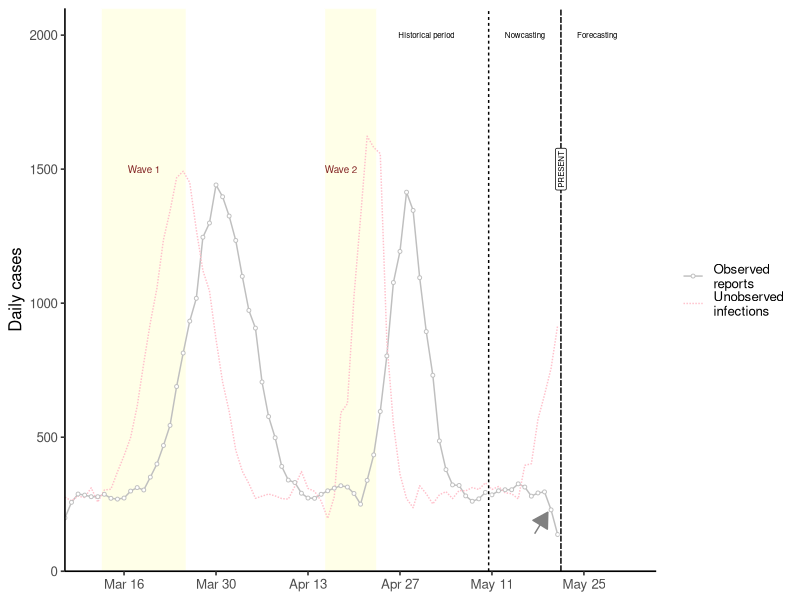
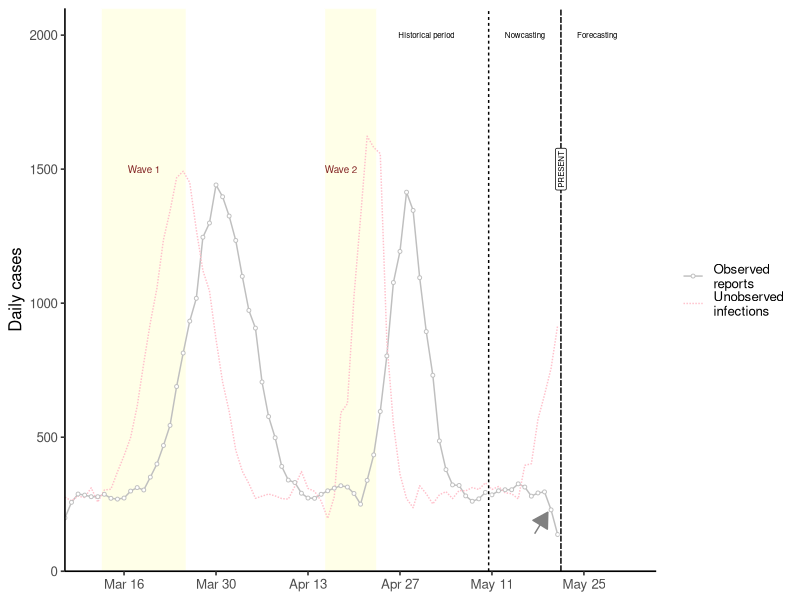

The R source for these figures, in order: (Note: this script raises an error after producing the figures.)
# Create incidence time-series for reports and infections

#
library(ggplot2)
library(ggpubr)
library(data.table)

# ////////////////////////////////////////////////////////////////////////////
# ----------------------------------------------------------------------------
# SIMULATE INFECTIONS
# ----------------------------------------------------------------------------
# ////////////////////////////////////////////////////////////////////////////

# create some infections data
create_linelist_data <- function() {
  set.seed(123)
  ## peak 1 - longer
  days      <- 1:100
  amplitude <- 0.55
  period    <- 100
  frequency <- 4
  sine_wave <- amplitude * sin(2 * pi * frequency * days / period)
  ## peak 2 - sharp
  days      <- 1:50
  amplitude <- 0.65
  period    <- 50
  frequency <- 4
  sine_wave2 <- amplitude * sin(2 * pi * frequency * days / period)
  ## peak 3 - longer
  new_ts    <- rev(c(sine_wave[1:25],
                     rep(sine_wave2[23], 10),
                     sine_wave2[12:23],
                     rep(sine_wave2[23], 10),
                     sine_wave[46:70],
                     rep(sine_wave[70], 10)))
  lambda    <- exp(new_ts[1:82]) * 1000 - 300

  cases     <- sapply(lambda, function(l) rpois(1, l + exp(rnorm(1, 0, 3))))
  ## a little splice
  cases[5:6] <- cases[1:2]
  cases[68:71] <- c(300, 312, 305, 330)
  cases[76] <- 270
  ##
  dt        <- seq.Date(from = '2020-03-01', length.out = length(cases))
  df        <- data.frame(date = dt, N = cases)
  df_l      <- lapply(1:nrow(df), function(i) rep(df$date[i], df$N[i]))
  df_c      <- do.call(c, df_l)
  df_r      <- data.table(data.frame(date = df_c))
  return(df_r)
}

linelist <- create_linelist_data()

# ////////////////////////////////////////////////////////////////////////////
# ----------------------------------------------------------------------------
# GENERATION TIME and SERIAL INTERVAL
# ----------------------------------------------------------------------------
# ////////////////////////////////////////////////////////////////////////////

## Has to start with 0 !
generation_interval_pmf <- c(
  0, 0.0610, 0.1540, 0.2198, 0.2178, 0.1536, 0.1122, 0.0486, 0.0224,
  0.0078, 0.0022, 0.0004, 0.0002
)

## ASSUME THAT SERIAL INTERVAL = GENERATION INTERVAL
serial_interval_pmf <- generation_interval_pmf

# ////////////////////////////////////////////////////////////////////////////
# ----------------------------------------------------------------------------
# DELAYS
# ----------------------------------------------------------------------------
# ////////////////////////////////////////////////////////////////////////////

# 1) Infection to taking a test
# this combines infection -> onset -> test
# has to start with 0 !
infect_to_test_pmf <- c(
  0, 0.0001, 0.0030, 0.1422, 0.2714, 0.2664,
  0.1832, 0.0846, 0.0340, 0.0136, 0.001, 0.0005
)

# 2) time from taking a test to it getting into a state database
# for consistency, make this also start with 0
reporting_delay_pmf <- c(
  0.3786, 0.3724, 0.1662, 0.0622, 0.017
)

# ////////////////////////////////////////////////////////////////////////////
# ----------------------------------------------------------------------------
# CONVOLVE TO INFECTIONS FROM REPORTS
# ----------------------------------------------------------------------------
# ////////////////////////////////////////////////////////////////////////////

set.seed(123)

total_delay <-
  # take a draw from this distribution
  sample(0:(length(infect_to_test_pmf) - 1),
         size = nrow(linelist),
         prob = infect_to_test_pmf, replace = TRUE) +
  # and this one
  sample(0:(length(reporting_delay_pmf) - 1),
         size = nrow(linelist),
         prob = reporting_delay_pmf, replace = TRUE)

D <- data.frame(i = 0:max(total_delay))
D$ct <- NA
for(i in 1:nrow(D)) {
  D$ct[i] <- length(which(total_delay == D$i[i]))
}
D$Px <- D$ct / sum(D$ct)
D
get_mean <- function(pmf, start) {
  weighted.mean(x = 0:(length(pmf) - 1), w = pmf)
}

## some error with seeding time here but
## i'll calculate it outside
w1 <- get_mean(generation_interval_pmf)
w2 <- get_mean(infect_to_test_pmf)
w3 <- get_mean(reporting_delay_pmf) + 1
seeding_time <- round(w1 + w2 + w3)

linelist$report_date <- linelist$date + total_delay

# ////////////////////////////////////////////////////////////////////////////
# ----------------------------------------------------------------------------
# AGGREGATE TO DAILY
# ----------------------------------------------------------------------------
# ////////////////////////////////////////////////////////////////////////////

#
infections_df <- linelist[, .N, by = date][order(date)]
reports_df <- linelist[, .N, by = report_date][order(report_date)]

#
setnames(reports_df, 'report_date', 'date')

#
reports_df$type <- 'Observed\nreports'
infections_df$type <- 'Unobserved\ninfections'

#
burn_in <- 6
reports_df <- subset(reports_df,
                     date >= min(infections_df$date) + burn_in &
                     date <= max(infections_df$date))

infections_df <- subset(infections_df,
                     date >= min(infections_df$date) + burn_in)

# ////////////////////////////////////////////////////////////////////////////
# ----------------------------------------------------------------------------
# ADD RIGHT TRUNCATION TO DATA BASED ON REPORTING DELAY
# ----------------------------------------------------------------------------
# ////////////////////////////////////////////////////////////////////////////

tail_Px <- rev(cumsum(reporting_delay_pmf))
px_len <- length(tail_Px)

reports_df$Px = 1
cases_len <- nrow(reports_df)

reports_df$Px[(cases_len - px_len + 1):cases_len] <- tail_Px

reports_df$N      <- reports_df$N * reports_df$Px
reports_df$N      <- as.integer(reports_df$N)
tail(reports_df)
reports_df$Px <- NULL

# ////////////////////////////////////////////////////////////////////////////
# ----------------------------------------------------------------------------
# PLOT
# ----------------------------------------------------------------------------
# ////////////////////////////////////////////////////////////////////////////


##
report_ymax = 2000
first_day <- min(reports_df$date)
last_day <- max(reports_df$date)
nowcast_start    = last_day - seeding_time
forecast_window  = last_day + 15

##

plot_inf <- ggplot(rbind(infections_df, reports_df)) +
  theme_classic2() +
  # ##
  annotate('rect',
           xmin = as.Date('2020-03-13') - 0.5,
           xmax = as.Date('2020-03-25') + 0.5,
           ymin = -Inf, ymax = Inf,
           fill = 'lightyellow',
           alpha = 0.75,
           color = 'white') +
  annotate('rect',
           xmin = as.Date('2020-04-16') - 0.5,
           xmax = as.Date('2020-04-23') + 0.5,
           ymin = -Inf, ymax = Inf,
           fill = 'lightyellow',
           alpha = 0.75,
           color = 'white') +
  # ##
  geom_line(aes(x = date, y = N, color = type,
                linetype = type),
            linewidth = 0.5, show.legend = T) +
  scale_linetype_manual(name = NULL, values = c('solid', '11')) +

  geom_point(aes(x = date, y = N, color = type, shape = type),
             size = 1, fill = 'white',
             show.legend = T) +
  scale_shape_manual(name = NULL, values = c(21, NA)) +
  scale_color_manual(name = NULL, values = c(grey(0.75), 'pink')) +
  ##
  coord_cartesian(xlim = c(first_day,
                           forecast_window),
                  ylim = c(0, report_ymax+100), expand = F) +
  ylab("Daily cases") +
  xlab(NULL) +
  ##
  scale_x_date(breaks = '2 week',
               date_minor_breaks = "1 weeks",
               date_labels = "%b %d") +
  ##
  annotate('text', x = first_day + 55,
           y = report_ymax, label = 'Historical period',
           size = 2) +
  annotate('text', x = nowcast_start + 6,
           y = report_ymax, label = 'Nowcasting', size = 2) +
  annotate('text', x = last_day + 6,
         y = report_ymax, label = 'Forecasting', size = 2) +
  annotate('text', x = first_day + 12,
           color = scales::muted("red"),
           y = 1500, label = 'Wave 1', size = 2.5) +
  annotate('text', x = first_day + 42,
           color = scales::muted("red"),
           y = 1500, label = 'Wave 2', size = 2.5) +
  annotate('segment',
           arrow = arrow(type = "closed", length = unit(0.03, "npc")),
           color = grey(0.5),
           linewidth = 0.5,
           x = nowcast_start + 7.5,
           xend = nowcast_start + 9.5,
           y = 140,
           yend = 220) +
  ##
  geom_vline(xintercept = c(nowcast_start + 0.5,
                            last_day + 0.5),
             linewidth = 1.25,
             alpha = 0.5,
             linetype = 'solid', color = 'white') +
  geom_vline(xintercept = c(nowcast_start + 0.5),
             linetype = '22') +
  geom_vline(xintercept = c(
    last_day + 0.5),
    linetype = '41') +
  annotate('label',
           x = forecast_window - 14.5,
           size = 2,
           #label.size = 0,
           color = 'black',
           y = 1500,
           angle = 90,
           label = 'PRESENT')

plot_inf

ggsave('img/Infections.png', width = 6.5, height = 2)
saveRDS(plot_inf, "img/Infections.RDS")
